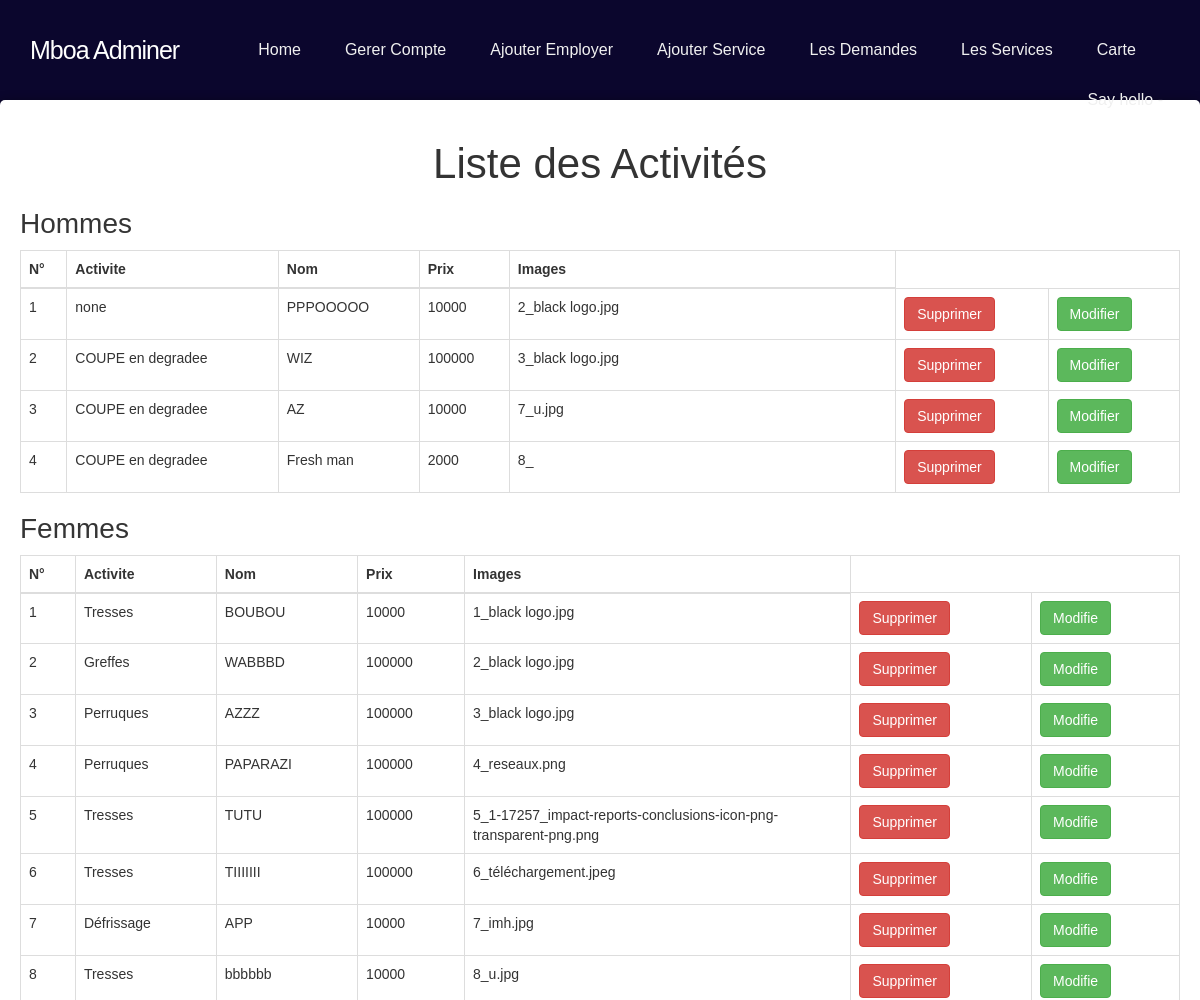
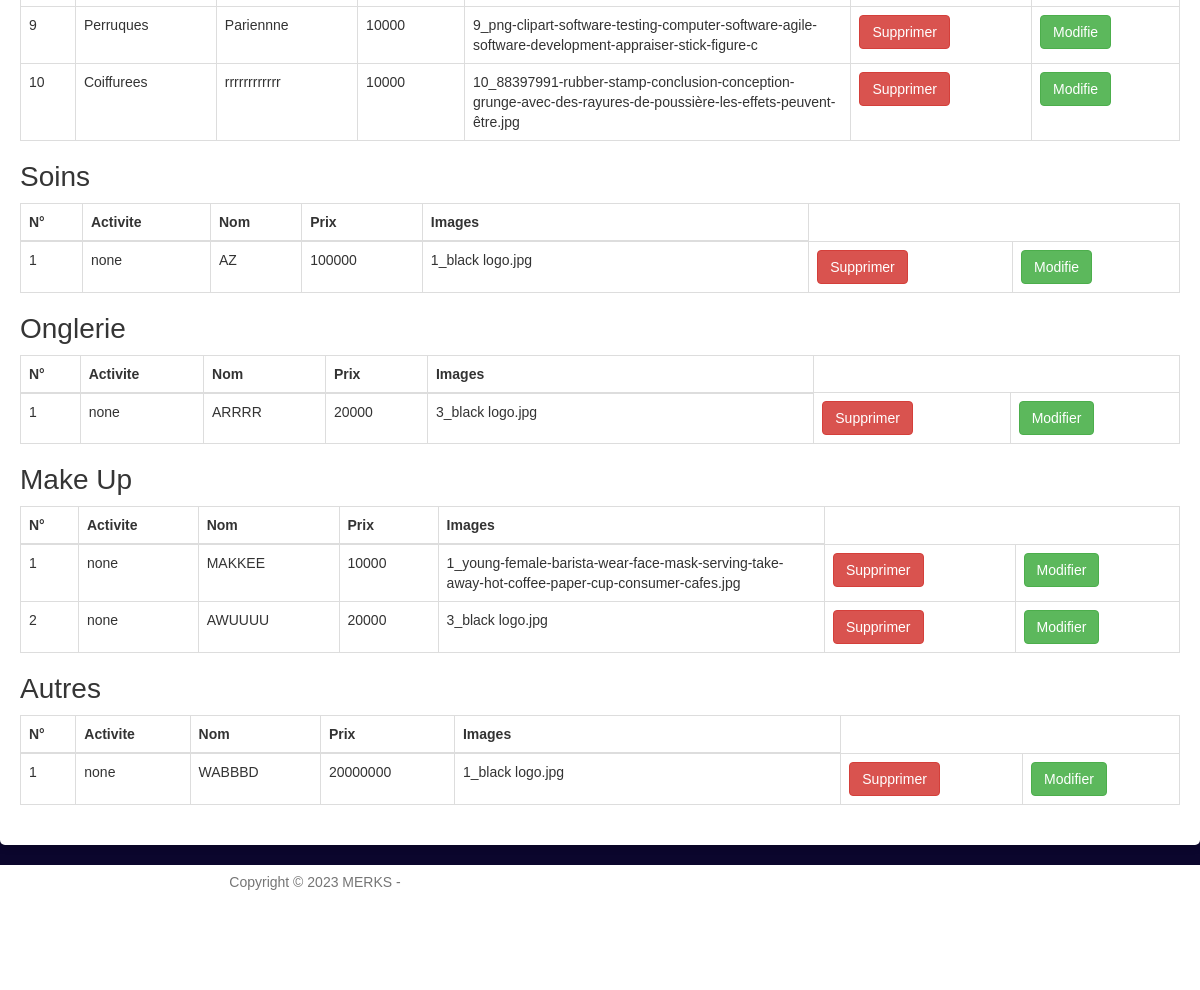
The app's page /admin/service.php with its own data (2 pictures, top to bottom).
### tables this page shows
CREATE TABLE IF NOT EXISTS `hommes` (
  `id` int NOT NULL AUTO_INCREMENT,
  `activite` varchar(100) NOT NULL,
  `nom` varchar(100) NOT NULL,
  `prix` int NOT NULL,
  `image` text NOT NULL,
  PRIMARY KEY (`id`)
);

CREATE TABLE IF NOT EXISTS `femmes` (
  `id` int NOT NULL AUTO_INCREMENT,
  `activite` varchar(100) NOT NULL,
  `nom` varchar(100) NOT NULL,
  `prix` int NOT NULL,
  `image` text NOT NULL,
  PRIMARY KEY (`id`)
);

CREATE TABLE IF NOT EXISTS `soins` (
  `id` int NOT NULL AUTO_INCREMENT,
  `activite` varchar(100) NOT NULL,
  `nom` varchar(100) NOT NULL,
  `prix` int NOT NULL,
  `image` text NOT NULL,
  PRIMARY KEY (`id`)
);

CREATE TABLE IF NOT EXISTS `onglerie` (
  `id` int NOT NULL AUTO_INCREMENT,
  `activite` varchar(100) NOT NULL,
  `nom` varchar(100) NOT NULL,
  `prix` int NOT NULL,
  `image` text NOT NULL,
  PRIMARY KEY (`id`)
);

CREATE TABLE IF NOT EXISTS `makeup` (
  `id` int NOT NULL AUTO_INCREMENT,
  `activite` varchar(100) NOT NULL,
  `nom` varchar(100) NOT NULL,
  `prix` int NOT NULL,
  `image` text NOT NULL,
  PRIMARY KEY (`id`)
);

CREATE TABLE IF NOT EXISTS `autre` (
  `id` int NOT NULL AUTO_INCREMENT,
  `activite` varchar(100) NOT NULL,
  `nom` varchar(100) NOT NULL,
  `prix` int NOT NULL,
  `image` text NOT NULL,
  PRIMARY KEY (`id`)
);

### admin/service.php (the view, shortened to what this page needs)
<?php
include '../config.php';
$sql = "SELECT * FROM hommes";
$result = $conn->query($sql);
$sql1 = "SELECT * FROM femmes";
$result1 = $conn->query($sql1);
$sql2 = "SELECT * FROM soins";
$result2 = $conn->query($sql2);
$sql3 = "SELECT * FROM onglerie";
$result3 = $conn->query($sql3);
$sql4 = "SELECT * FROM makeup";
$result4 = $conn->query($sql4);
$sql5 = "SELECT * FROM autre";
$result5 = $conn->query($sql5);
?>
<!DOCTYPE html>
<html lang="en">
<head>
  <link rel="stylesheet" href="css/bootstrap.min.css">
  <link rel="stylesheet" href="css/owl.carousel.css">
  <link rel="stylesheet" href="css/owl.theme.default.min.css">
  <link rel="stylesheet" href="css/font-awesome.min.css">
  <link rel="stylesheet" href="css/tooplate-style.css">
  <link rel="stylesheet" href="css/ajou.css">
</head>
<body>
  <section class="navbar custom-navbar navbar-fixed-top" role="navigation">
    <div class="container">
      <div class="navbar-header">
        <a href="index.php" class="navbar-brand">Mboa Adminer</a>
      </div>
      <div class="collapse navbar-collapse">
        <ul class="nav navbar-nav">
          <li><a href="index.php" class="smoothScroll">Home</a></li>
          <li><a href="gerer_compte.php" class="smoothScroll">Gerer Compte</a></li>
          <li><a href="ajouter.php" class="smoothScroll">Ajouter Employer</a></li>
          <li><a href="ajouter_p.php" class="smoothScroll">Ajouter Service</a></li>
          <li><a href="demande.php" class="smoothScroll">Les Demandes</a></li>
          <li><a href="service.php" class="smoothScroll">Les Services</a></li>
          <li><a href="map.php" target="_blank" class="smoothScroll">Carte</a></li>
        </ul>
        <ul class="nav navbar-nav navbar-right">
          <li><a href="#">Say hello - </a></li>
        </ul>
      </div>
    </div>
  </section>
  <form method="post" enctype="multipart/form-data">
    <h1>Liste des Activités</h1>
    <h2>Hommes</h2>
    <table class="table table-bordered table-light">
      <thead class="thead-dark">
        <tr>
          <th>N°</th>
          <th>Activite</th>
          <th>Nom</th>
          <th>Prix</th>
          <th>Images</th>
        </tr>
      </thead>
      <tbody>
        <?php
        if ($result->num_rows > 0) {
          $counter = 1;
          while ($row = $result->fetch_assoc()) {
            ?>
            <tr>
              <td>
                <?php echo $counter; ?>
              </td>
              <td>
                <?php echo $row['activite']; ?>
              </td>
              <td>
                <?php echo $row['nom']; ?>
              </td>
              <td>
                <?php echo $row['prix']; ?>
              </td>
              <td class="col-sm-4">
                <?php echo $row['image']; ?>
              </td>
              <td>
                <?php if ($row['activite'] !== 'Supprimer') { ?>
                  <a class="btn btn-danger" href="gerer_ser.php?id=<?php echo $row['id']; ?>&table=hommes">Supprimer</a>
                <?php } else { ?>
                  <a class="btn btn-danger disabled" href="#">Supprimer</a>
                <?php } ?>
              </td>
              <td>
                <?php if ($row['activite'] !== 'Supprimer') { ?>
                  <a class="btn btn-success" href="ajouter_p.php?id=<?php echo $row['id']; ?>&table=hommes" ?>Modifier</a>
                <?php } else { ?>
                  <a class="btn btn-success disabled" href="#">Modifie</a>
                <?php } ?>
              </td>
            </tr>
            <?php
            $counter++;
          }
        } else {
          ?>
          <tr>
            <td colspan="6" class="text-center">Aucune donnée trouvée.</td>
          </tr>
          <?php
        }
        ?>
      </tbody>
    </table>
    <h2>Femmes</h2>
    <table class="table table-bordered table-light">
      <thead class="thead-dark">
        <tr>
          <th>N°</th>
          <th>Activite</th>
          <th>Nom</th>
          <th>Prix</th>
          <th>Images</th>
        </tr>
      </thead>
      <tbody>
        <?php
        if ($result1->num_rows > 0) {
          $counter = 1;
          while ($row = $result1->fetch_assoc()) {
            ?>
            <tr>
              <td>
                <?php echo $counter; ?>
              </td>
              <td>
                <?php echo $row['activite']; ?>
              </td>
              <td>
                <?php echo $row['nom']; ?>
              </td>
              <td>
                <?php echo $row['prix']; ?>
              </td>
              <td class="col-sm-4">
                <?php echo $row['image']; ?>
              </td>
              <td>
                <?php if ($row['activite'] !== 'Supprimer') { ?>
                  <a class="btn btn-danger" href="gerer_ser.php?id=<?php echo $row['id']; ?>&table=femmes">Supprimer</a>
                <?php } else { ?>
                  <a class="btn btn-danger disabled" href="#">Supprimer</a>
                <?php } ?>
              </td>
              <td>
                <?php if ($row['activite'] !== 'Supprimer') { ?>
                  <a class="btn btn-success" href="ajouter_p.php?id=<?php echo $row['id']; ?>&table=femmes" ?>Modifie</a>
                <?php } else { ?>
                  <a class="btn btn-success disabled" href="#">Modifie</a>
                <?php } ?>
              </td>
            </tr>
            <?php
            $counter++;
          }
        } else {
          ?>
          <tr>
            <td colspan="6" class="text-center">Aucune donnée trouvée.</td>
          </tr>
          <?php
        }
        ?>
      </tbody>
    </table>
    <h2>Soins</h2>
    <table class="table table-bordered table-light">
      <thead class="thead-dark">
        <tr>
          <th>N°</th>
          <th>Activite</th>
          <th>Nom</th>
          <th>Prix</th>
          <th>Images</th>
        </tr>
      </thead>
      <tbody>
        <?php
        if ($result2->num_rows > 0) {
          $counter = 1;
          while ($row = $result2->fetch_assoc()) {
            ?>
            <tr>
              <td>
                <?php echo $counter; ?>
              </td>
              <td>
                <?php echo $row['activite']; ?>
              </td>
              <td>
                <?php echo $row['nom']; ?>
              </td>
              <td>
                <?php echo $row['prix']; ?>
              </td>
              <td class="col-sm-4">
                <?php echo $row['image']; ?>
              </td>
              <td>
                <?php if ($row['activite'] !== 'Supprimer') { ?>
                  <a class="btn btn-danger" href="gerer_ser.php?id=<?php echo $row['id']; ?>&table=soins">Supprimer</a>
                <?php } else { ?>
                  <a class="btn btn-danger disabled" href="#">Supprimer</a>
                <?php } ?>
              </td>
              <td>
                <?php if ($row['activite'] !== 'Supprimer') { ?>
                  <a class="btn btn-success" href="ajouter_p.php?id=<?php echo $row['id']; ?>&table=soins" ?>Modifie</a>
                <?php } else { ?>
                  <a class="btn btn-success disabled" href="#">Valider</a>
                <?php } ?>
              </td>
            </tr>
            <?php
            $counter++;
          }
        } else {
          ?>
          <tr>
            <td colspan="6" class="text-center">Aucune donnée trouvée.</td>
          </tr>
          <?php
        }
        ?>
      </tbody>
    </table>
    <h2>Onglerie</h2>
    <table class="table table-bordered table-light">
      <thead class="thead-dark">
        <tr>
          <th>N°</th>
          <th>Activite</th>
          <th>Nom</th>
          <th>Prix</th>
          <th>Images</th>
        </tr>
      </thead>
      <tbody>
        <?php
        if ($result3->num_rows > 0) {
          $counter = 1;
          while ($row = $result3->fetch_assoc()) {
            ?>
            <tr>
              <td>
                <?php echo $counter; ?>
              </td>
              <td>
                <?php echo $row['activite']; ?>
              </td>
              <td>
                <?php echo $row['nom']; ?>
              </td>
              <td>
                <?php echo $row['prix']; ?>
              </td>
              <td class="col-sm-4">
                <?php echo $row['image']; ?>
              </td>
              <td>
                <?php if ($row['activite'] !== 'Supprimer') { ?>
                  <a class="btn btn-danger" href="gerer_ser.php?id=<?php echo $row['id']; ?>&table=onglerie">Supprimer</a>
                <?php } else { ?>
                  <a class="btn btn-danger disabled" href="#">Supprimer</a>
                <?php } ?>
              </td>
              <td>
                <?php if ($row['activite'] !== 'Supprimer') { ?>
                  <a class="btn btn-success" href="ajouter_p.php?id=<?php echo $row['id']; ?>&table=onglerie" ?>Modifier</a>
                <?php } else { ?>
                  <a class="btn btn-success disabled" href="#">Valider</a>
                <?php } ?>
              </td>
            </tr>
            <?php
            $counter++;
          }
        } else {
          ?>
          <tr>
            <td colspan="6" class="text-center">Aucune donnée trouvée.</td>
          </tr>
          <?php
        }
        ?>
      </tbody>
    </table>
    <h2>Make Up</h2>
    <table class="table table-bordered table-light">
      <thead class="thead-dark">
        <tr>
          <th>N°</th>
          <th>Activite</th>
          <th>Nom</th>
          <th>Prix</th>
          <th>Images</th>
        </tr>
      </thead>
      <tbody>
        <?php
        if ($result4->num_rows > 0) {
          $counter = 1;
          while ($row = $result4->fetch_assoc()) {
            ?>
            <tr>
              <td>
                <?php echo $counter; ?>
              </td>
              <td>
                <?php echo $row['activite']; ?>
              </td>
              <td>
                <?php echo $row['nom']; ?>
              </td>
              <td>
                <?php echo $row['prix']; ?>
              </td>
              <td class="col-sm-4">
                <?php echo $row['image']; ?>
              </td>
              <td>
                <?php if ($row['activite'] !== 'Supprimer') { ?>
                  <a class="btn btn-danger" href="gerer_ser.php?id=<?php echo $row['id']; ?>&table=makeup">Supprimer</a>
                <?php } else { ?>
                  <a class="btn btn-danger disabled" href="#">Supprimer</a>
                <?php } ?>
              </td>
              <td>
                <?php if ($row['activite'] !== 'Supprimer') { ?>
                  <a class="btn btn-success" href="ajouter_p.php?id=<?php echo $row['id']; ?>&table=makeup" ?>Modifier</a>
                <?php } else { ?>
                  <a class="btn btn-success disabled" href="#">Valider</a>
                <?php } ?>
              </td>
            </tr>
            <?php
            $counter++;
          }
        } else {
          ?>
          <tr>
            <td colspan="6" class="text-center">Aucune donnée trouvée.</td>
          </tr>
          <?php
        }
        ?>
      </tbody>
    </table>
    <h2>Autres</h2>
    <table class="table table-bordered table-light">
      <thead class="thead-dark">
        <tr>
          <th>N°</th>
          <th>Activite</th>
          <th>Nom</th>
          <th>Prix</th>
          <th>Images</th>
        </tr>
      </thead>
      <tbody>
        <?php
        if ($result5->num_rows > 0) {
          $counter = 1;
          while ($row = $result5->fetch_assoc()) {
            ?>
            <tr>
              <td>
                <?php echo $counter; ?>
              </td>
              <td>
                <?php echo $row['activite']; ?>
              </td>
              <td>
                <?php echo $row['nom']; ?>
              </td>
              <td>
                <?php echo $row['prix']; ?>
              </td>
              <td class="col-sm-4">
                <?php echo $row['image']; ?>
              </td>
              <td>
                <?php if ($row['activite'] !== 'Supprimer') { ?>
                  <a class="btn btn-danger" href="gerer_ser.php?id=<?php echo $row['id']; ?>&table=autre">Supprimer</a>
                <?php } else { ?>
                  <a class="btn btn-danger disabled" href="#">Supprimer</a>
                <?php } ?>
              </td>
              <td>
                <?php if ($row['activite'] !== 'Supprimer') { ?>
                  <a class="btn btn-success" href="ajouter_p.php?id=<?php echo $row['id']; ?>&table=autre" ?>Modifier</a>
                <?php } else { ?>
                  <a class="btn btn-success disabled" href="#">Valider</a>
                <?php } ?>
              </td>
            </tr>
            <?php
            $counter++;
          }
        } else {
          ?>
          <tr>
            <td colspan="6" class="text-center">Aucune donnée trouvée.</td>
          </tr>
          <?php
        }
        ?>
      </tbody>
    </table>
  </form>
  <footer id="footer" data-stellar-background-ratio="0.5">
    <div class="container">
      <div class="row">
        <div class="copyright-text col-md-12 col-sm-12">
          <div class="col-md-6 col-sm-6">
            <p>Copyright &copy; 2023 MERKS -
          </div>
          <div class="col-md-6 col-sm-6">
            <ul class="social-icon">
              <li><a href="#" class="fa fa-facebook-square" attr="facebook icon"></a></li>
              <li><a href="#" class="fa fa-twitter"></a></li>
              <li><a href="#" class="fa fa-instagram"></a></li>
            </ul>
          </div>
        </div>
      </div>
    </div>
  </footer>
</body>
</html>

### records on screen
hommes: activite "none", nom "PPPOOOOO", prix "10000", image "2_black logo.jpg"
hommes: activite "COUPE en degradee", nom "WIZ", prix "100000", image "3_black logo.jpg"
hommes: activite "COUPE en degradee", nom "AZ", prix "10000", image "7_u.jpg"
hommes: activite "COUPE en degradee", nom "Fresh man", prix "2000", image "8_"
femmes: activite "Tresses", nom "BOUBOU", prix "10000", image "1_black logo.jpg"
femmes: activite "Greffes", nom "WABBBD", prix "100000", image "2_black logo.jpg"
femmes: activite "Perruques", nom "AZZZ", prix "100000", image "3_black logo.jpg"
femmes: activite "Perruques", nom "PAPARAZI", prix "100000", image "4_reseaux.png"
femmes: activite "Tresses", nom "TUTU", prix "100000", image "5_1-17257_impact-reports-conclusions-icon-png-transparent-png.png"
femmes: activite "Tresses", nom "TIIIIIII", prix "100000", image "6_téléchargement.jpeg"
femmes: activite "Défrissage", nom "APP", prix "10000", image "7_imh.jpg"
femmes: activite "Tresses", nom "bbbbbb", prix "10000", image "8_u.jpg"
femmes: activite "Perruques", nom "Pariennne", prix "10000", image "9_png-clipart-software-testing-computer-software-agile-software-development-appraiser-stick-figure-c"
femmes: activite "Coiffurees", nom "rrrrrrrrrrrr", prix "10000", image "10_88397991-rubber-stamp-conclusion-conception-grunge-avec-des-rayures-de-poussière-les-effets-peuvent-être.jpg"
soins: activite "none", nom "AZ", prix "100000", image "1_black logo.jpg"
onglerie: activite "none", nom "ARRRR", prix "20000", image "3_black logo.jpg"
makeup: activite "none", nom "MAKKEE", prix "10000", image "1_young-female-barista-wear-face-mask-serving-take-away-hot-coffee-paper-cup-consumer-cafes.jpg"
makeup: activite "none", nom "AWUUUU", prix "20000", image "3_black logo.jpg"
autre: activite "none", nom "WABBBD", prix "20000000", image "1_black logo.jpg"
